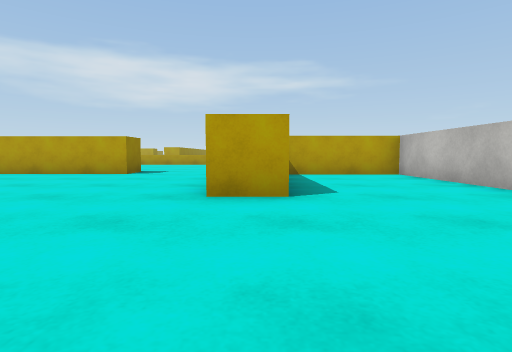
view 1 (above)

18 first-person views from a walk through a scene from a Unity 3-D project. The camera is 0.51 m above the floor, tilts 4° down and sees 80° across. The floor is counted in squares, 1 m on a side. Each view is taken from the middle of a square. On the plan, view 1 faces up. The plan holds only what a view shows up to about 9 squares ahead; the rest is blank. The place goes on beyond the plan. The player character is not drawn. Surface patterns are stand-ins for the level's own textures.

view 2
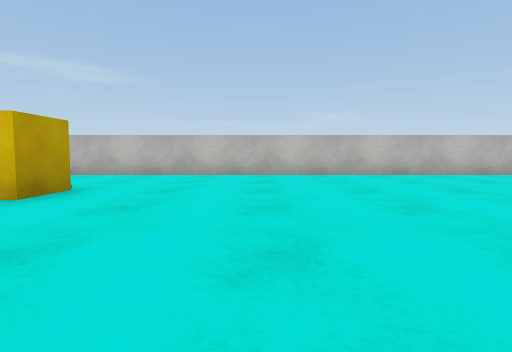

view 3
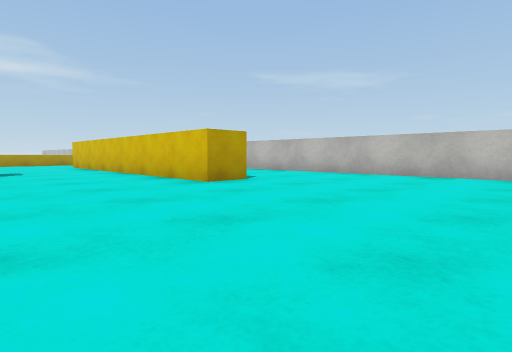

view 4
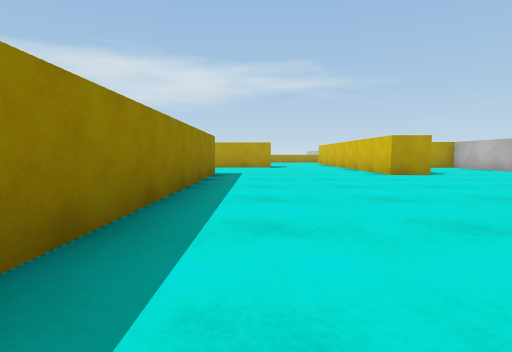

view 5
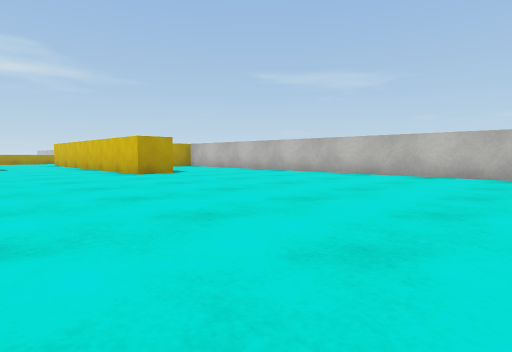

view 6
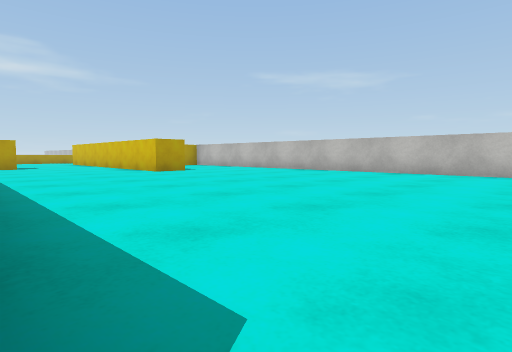

view 7
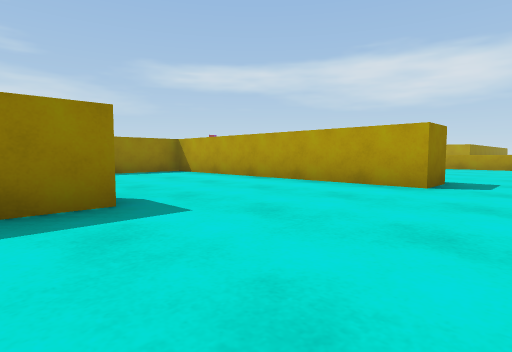

view 8
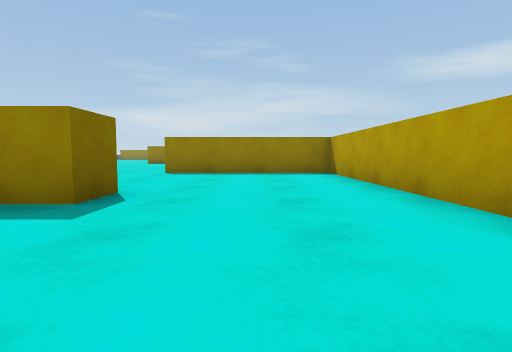

view 9
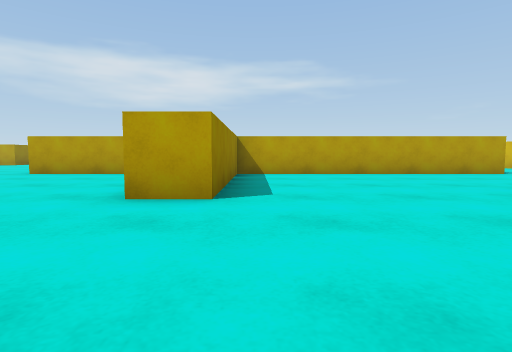

view 10
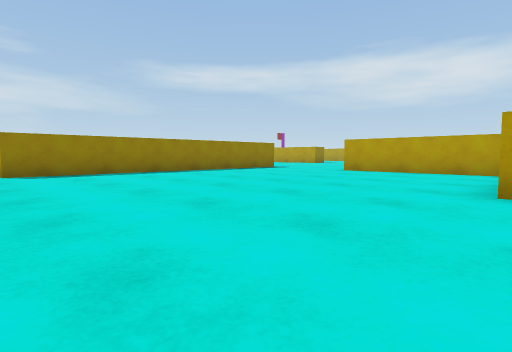

view 11
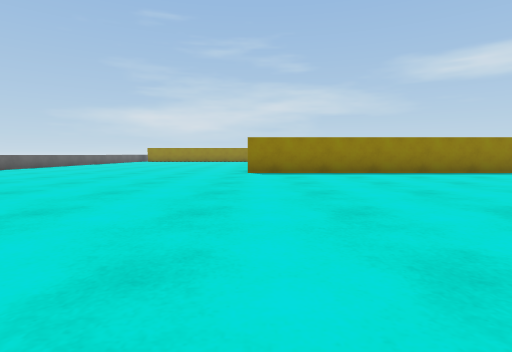

view 12
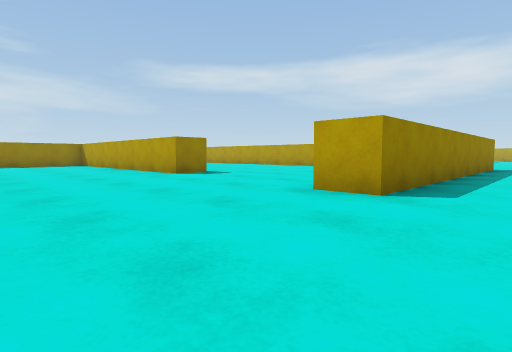

view 13
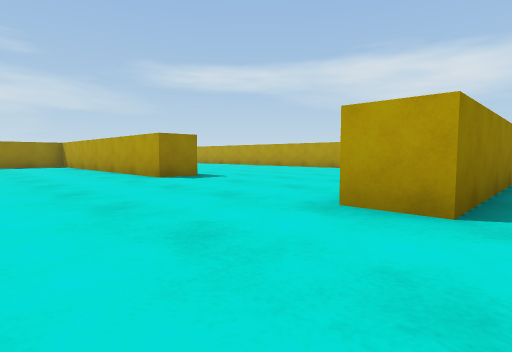

view 14
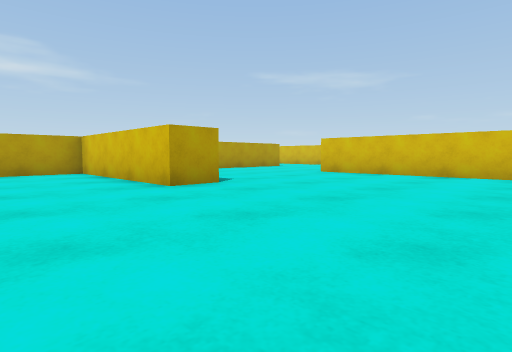

view 15
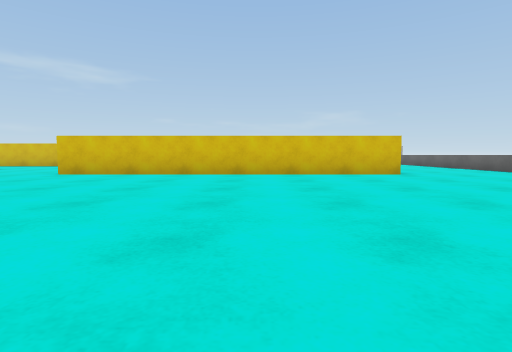

view 16
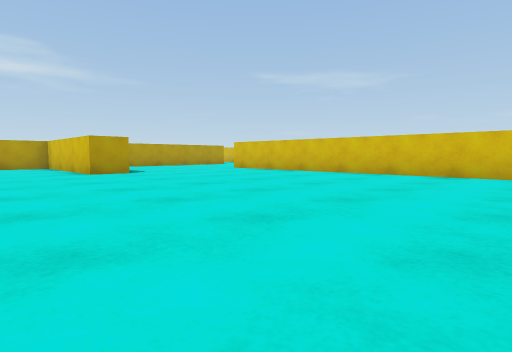

view 17
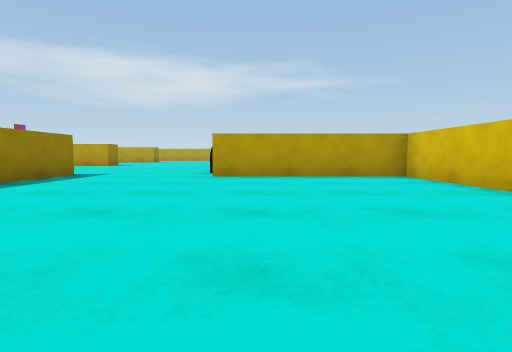

view 18
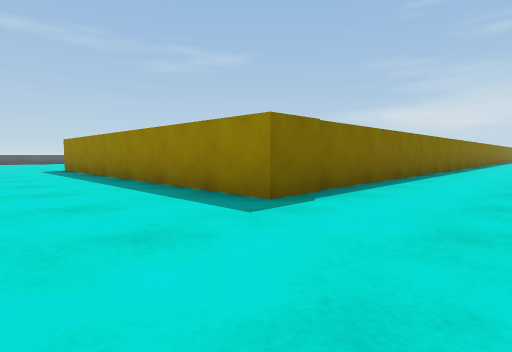

### Floor plan
Points are (right, up) in squares from view 1. A wall is a line through its corners. A room is listed if a view was taken in it or the views show most of it. See-through windows are left out.
Room 1 (views 1, 2, 3, 4, 5, 6, 7, 8)
walls: (0.5, 3.7) (-0.6, 3.7) (-0.6, 6.4); (-6.1, 4.1) (-5.1, 4.1) (-5.1, -2.8); (-3.4, 8.1) (-7.6, 8.1); (3.7, -5.5) (3.7, 7.9) (0.8, 7.9)
ways out: opening at (-6.7, 6) to room 2; opening at (-5.5, -5) to room 2; opening at (-2, 6.3) to room 3
Room 2 (views 9, 10, 11, 12, 13, 14, 15, 16, 17)
walls: (-19.6, 7.6) (-19.6, -0.2) (-20.6, -0.2); (-7.6, 8.1) (-10.5, 8.1) (-10.5, 3.5) (-11.5, 3.5) (-11.5, 8.1) (-16, 8.1); (-6.1, -4.9) (-6.1, 4.1)
ways out: opening at (-6.7, 6) to room 1; opening at (-5.5, -5) to room 1; opening at (-18, 8) to room 3
Room 3 (view 18)
walls: (-3.4, 9.1) (-3.4, 8.1); (-0.6, 6.4) (-0.6, 8.4); (-25.5, 8.6) (-19.6, 8.6) (-19.6, 7.6)
ways out: opening at (-2, 6.3) to room 1; opening at (-18, 8) to room 2
objects: other object (-16, 10)

Where each view was taken, in squares from view 1:
view 1: 0 up, 0 right, facing up
view 2: 1 up, 4 left, facing right
view 3: 1 down, 4 left, facing up-right
view 4: 4 down, 4 left, facing up
view 5: 4 down, 4 left, facing up-right
view 6: 5 down, 5 left, facing up-right
view 7: 3 up, 2 left, facing up-left
view 8: 6 up, 2 left, facing left
view 9: 0 up, 10 left, facing up
view 10: 1 down, 11 left, facing up-left
view 11: 0 up, 11 left, facing left
view 12: 4 down, 18 left, facing up-left
view 13: 3 down, 19 left, facing up-left
view 14: 1 down, 14 left, facing up-right
view 15: 1 down, 14 left, facing right
view 16: 5 down, 14 left, facing up-right
view 17: 1 up, 15 left, facing up
view 18: 11 up, 17 left, facing down-left
